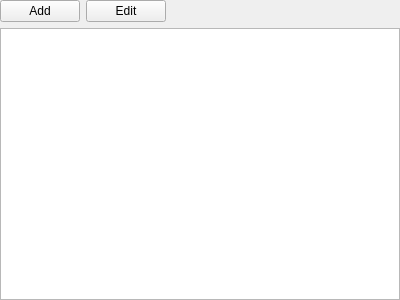
<?xml version="1.0" encoding="UTF-8"?>
<ui version="4.0">
 <class>tablewidget</class>
 <widget class="QWidget" name="tablewidget">
  <property name="geometry">
   <rect>
    <x>0</x>
    <y>0</y>
    <width>400</width>
    <height>300</height>
   </rect>
  </property>
  <property name="sizePolicy">
   <sizepolicy hsizetype="Preferred" vsizetype="Expanding">
    <horstretch>0</horstretch>
    <verstretch>0</verstretch>
   </sizepolicy>
  </property>
  <property name="minimumSize">
   <size>
    <width>0</width>
    <height>300</height>
   </size>
  </property>
  <property name="windowTitle">
   <string>Form</string>
  </property>
  <layout class="QGridLayout" name="gridLayout">
   <property name="margin">
    <number>0</number>
   </property>
   <item row="0" column="0">
    <layout class="QHBoxLayout" name="horizontalLayout">
     <item>
      <widget class="QPushButton" name="addButton">
       <property name="text">
        <string>Add</string>
       </property>
      </widget>
     </item>
     <item>
      <widget class="QPushButton" name="editButton">
       <property name="text">
        <string>Edit</string>
       </property>
      </widget>
     </item>
     <item>
      <spacer name="horizontalSpacer">
       <property name="orientation">
        <enum>Qt::Horizontal</enum>
       </property>
       <property name="sizeHint" stdset="0">
        <size>
         <width>40</width>
         <height>20</height>
        </size>
       </property>
      </spacer>
     </item>
    </layout>
   </item>
   <item row="1" column="0">
    <widget class="QTableView" name="table">
     <property name="minimumSize">
      <size>
       <width>0</width>
       <height>0</height>
      </size>
     </property>
     <property name="selectionMode">
      <enum>QAbstractItemView::SingleSelection</enum>
     </property>
     <property name="selectionBehavior">
      <enum>QAbstractItemView::SelectRows</enum>
     </property>
     <property name="gridStyle">
      <enum>Qt::DashLine</enum>
     </property>
     <property name="cornerButtonEnabled">
      <bool>false</bool>
     </property>
     <attribute name="verticalHeaderVisible">
      <bool>false</bool>
     </attribute>
    </widget>
   </item>
  </layout>
 </widget>
 <resources/>
 <connections/>
</ui>
